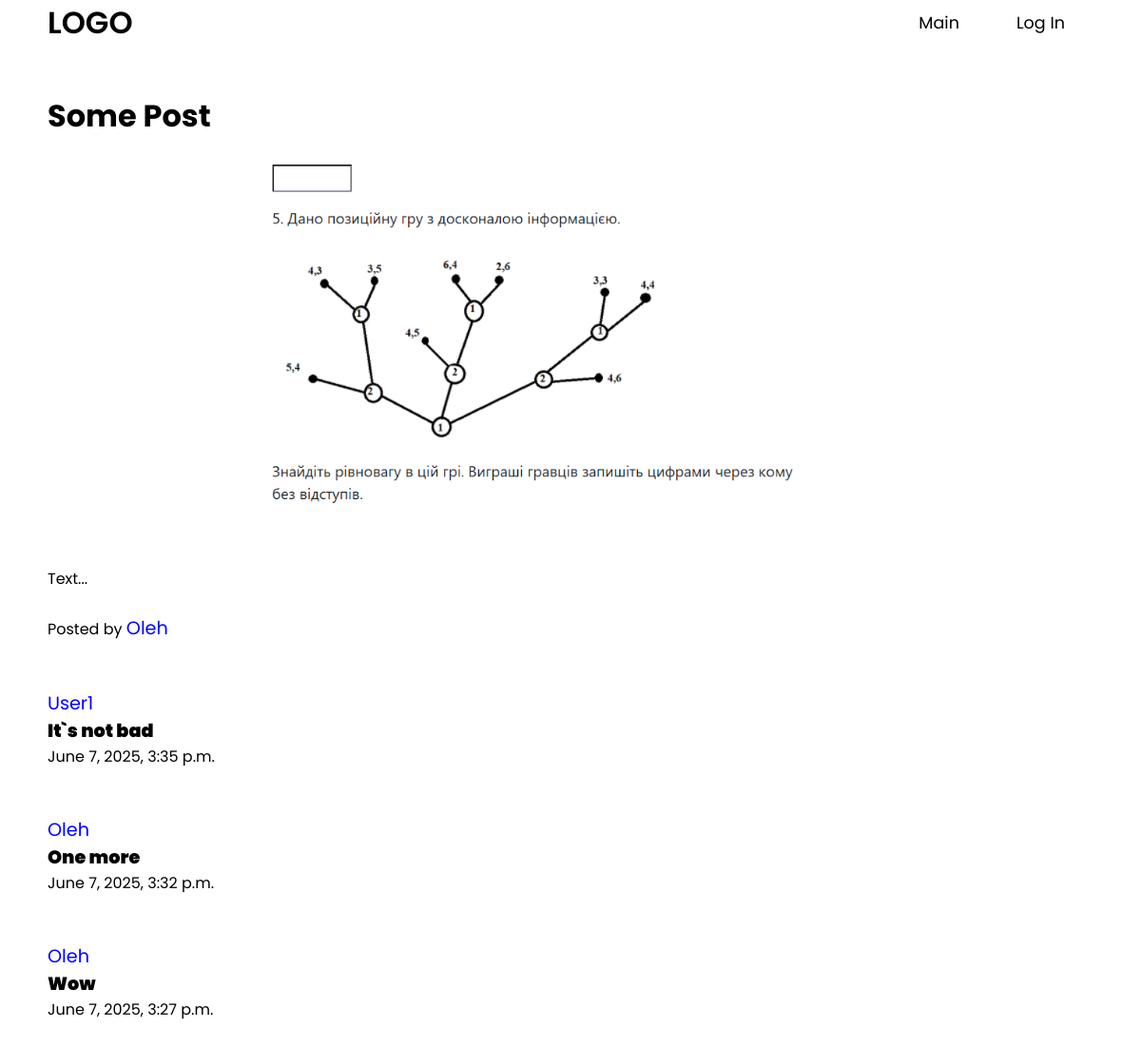
/post/5/, run on the app's committed database.
### main/models.py (models this page shows)
class Post(models.Model):
    userId = models.ForeignKey(User, on_delete=models.CASCADE)
    image = models.ImageField(upload_to='postUploads')
    title = models.TextField(max_length=100)
    text = models.TextField()

class Comment(models.Model):
    userId = models.ForeignKey(User, on_delete=models.CASCADE)
    postId = models.ForeignKey(Post, on_delete=models.CASCADE)
    text = models.TextField()
    date = models.DateTimeField()

### main/views.py (the view)
# urls.py: path('post/<int:pk>/', views.postView, name="article"),
def postView(request, pk):
    post = Post.objects.filter(id=pk).first
    comments = Comment.objects.all().filter(postId=pk).order_by("-date")
    return render(request, "post.html", {"post": post, "comments": comments})

### main/templates/post.html (shortened to what this page needs)
{% extends 'layout.html' %}
{% block content %}
    <h1>{{post.title}}</h1>
            <img class="postImg" src={{post.image.url}}>
            <p>{{post.text}}...</p><br>
            <span>Posted by </span><a href="{% url 'profile' post.userId.id %}" style="color: blue; font-size: 1.2em;">{{post.userId}}</a>
    {% if comments %}
        {% for comment in comments %}
            <div class="commentCard">
                <a href="{% url 'profile' comment.userId.id %}" style="color: blue; font-size: 1.2em;">{{comment.userId}}</a>
                <p style="font-size: 1.2em; font-weight: 900;">{{comment.text}}</p>
                <span>{{comment.date}}</span>
            </div>
        {% endfor %}
    {% else %}
        <p>No one comments found</p>
    {% endif %}
{% endblock %}

### main/templates/layout.html (shortened to what this page needs)
{% load static %}
<!DOCTYPE html>
<html lang="en">
<head>
    <link rel="stylesheet" href="{% static 'css/styles.css' %}">
</head>
<body>
    <header>
        <a href="{% url 'main' %}" class="logo">LOGO</a>
        <nav>
                <a href="{% url 'main' %}" class="menuItem">Main</a>
            {% if user.is_authenticated %}
                <a href="{% url 'createpost' %}" class="menuItem">Create Post</a>
                <a href="{% url 'profile' user.id %}" class="menuItem">Profile</a>
                <a href="{% url 'logout' %}" class="menuItem">Logout</a>
            {% else %}
                <a href="{% url 'login' %}" class="menuItem">Log In</a>
            {% endif %}
        </nav>
    </header>
    <main>
        {% block content %}
        {% endblock %}
    </main>
</body>
</html>

### main/static/css/styles.css (style rules this page uses)
* { margin: 0; padding: 0; box-sizing: border-box; font-family: "Poppins", sans-serif; font-style: normal; }
a { text-decoration: none; color: #000; }
header { width: 100%; padding: 0 50px; display: flex; justify-content: space-between; align-items: center; }
header .logo { font-size: 2em; font-weight: 600; }
header nav { display: flex; }
header nav a { font-size: 1.1em; margin: 0px 30px; position: relative; }
header nav a::before { content: ''; position: absolute; left: 0; bottom: -5px; width: 0px; height: 2px; background-color: #000; }
main { padding: 50px; }
.postImg { width: 60%; margin: 20px 20%; }
.commentCard { margin: 50px 0px; }

### data on the page
Post: title "Some Post", image (picture), text "Text", userId "Oleh"
Comment: userId "User1", text "It`s not bad", date "June 7, 2025, 3:35 p.m."
Comment: userId "Oleh", text "One more", date "June 7, 2025, 3:32 p.m."
Comment: userId "Oleh", text "Wow", date "June 7, 2025, 3:27 p.m."
